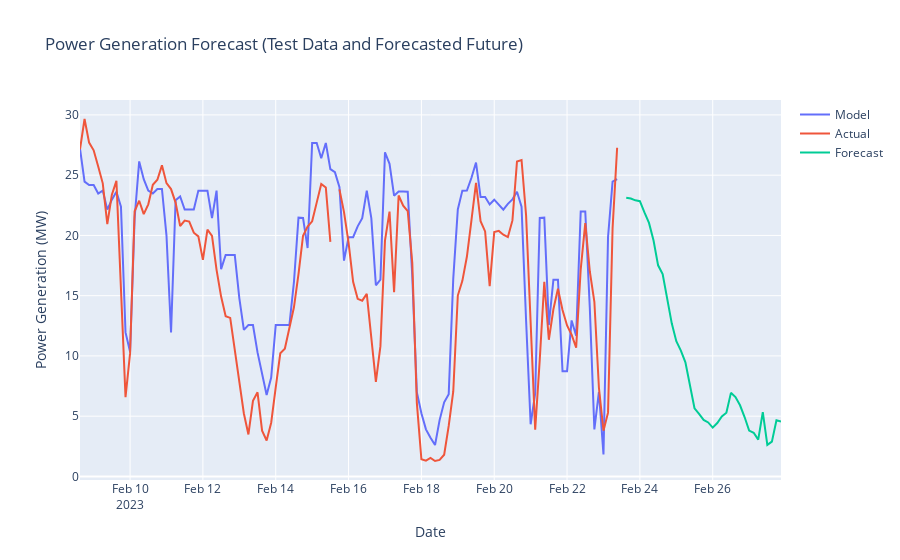

Notebook code cell kept with this figure:
### Code cell
# plot final_df using plotly
fig = px.line(final_df, x=final_df.index, y=["Model", "Actual", "Forecast"], title="Power Generation Forecast (Test Data and Forecasted Future)")
# add x and y axis labels
fig.update_xaxes(title_text="Date")
fig.update_yaxes(title_text="Power Generation (MW)")
# change legend heading
fig.update_layout(legend_title_text="")
# add wind speed info to hover
customdata = wind_speed_data
fig.update_traces(hovertemplate="<b>Power Generation: %{y:.2f} MW </b><br> Wind Speed: %{customdata:.2f} m/s <br><i> %{x}</i><extra></extra>", customdata=customdata)
fig.show()

### Figure 1 — Plotly figure (JSON) as saved in the notebook; plotly's stock layout.template omitted (floating-point values rounded to 4 significant figures; data arrays with more than 128 entries replaced by an {"elided": "..."} marker saying what was removed)
{"data": [{"customdata": {"elided": "154 float values"}, "hovertemplate": "<b>Power Generation: %{y:.2f} MW </b><br> Wind Speed: %{customdata:.2f} m/s <br><i> %{x}</i><extra></extra>", "legendgroup": "Model", "line": {"color": "#636efa", "dash": "solid"}, "marker": {"symbol": "circle"}, "mode": "lines", "name": "Model", "orientation": "v", "showlegend": true, "type": "scatter", "x": {"elided": "154 str values"}, "xaxis": "x", "y": {"elided": "154 float values"}, "yaxis": "y"}, {"customdata": {"elided": "154 float values"}, "hovertemplate": "<b>Power Generation: %{y:.2f} MW </b><br> Wind Speed: %{customdata:.2f} m/s <br><i> %{x}</i><extra></extra>", "legendgroup": "Actual", "line": {"color": "#EF553B", "dash": "solid"}, "marker": {"symbol": "circle"}, "mode": "lines", "name": "Actual", "orientation": "v", "showlegend": true, "type": "scatter", "x": {"elided": "154 str values"}, "xaxis": "x", "y": {"elided": "154 float values"}, "yaxis": "y"}, {"customdata": {"elided": "154 float values"}, "hovertemplate": "<b>Power Generation: %{y:.2f} MW </b><br> Wind Speed: %{customdata:.2f} m/s <br><i> %{x}</i><extra></extra>", "legendgroup": "Forecast", "line": {"color": "#00cc96", "dash": "solid"}, "marker": {"symbol": "circle"}, "mode": "lines", "name": "Forecast", "orientation": "v", "showlegend": true, "type": "scatter", "x": {"elided": "154 str values"}, "xaxis": "x", "y": {"elided": "154 float values"}, "yaxis": "y"}], "layout": {"legend": {"title": {"text": ""}, "tracegroupgap": 0}, "title": {"text": "Power Generation Forecast (Test Data and Forecasted Future)"}, "xaxis": {"anchor": "y", "domain": [0, 1], "title": {"text": "Date"}}, "yaxis": {"anchor": "x", "domain": [0, 1], "title": {"text": "Power Generation (MW)"}}}}
